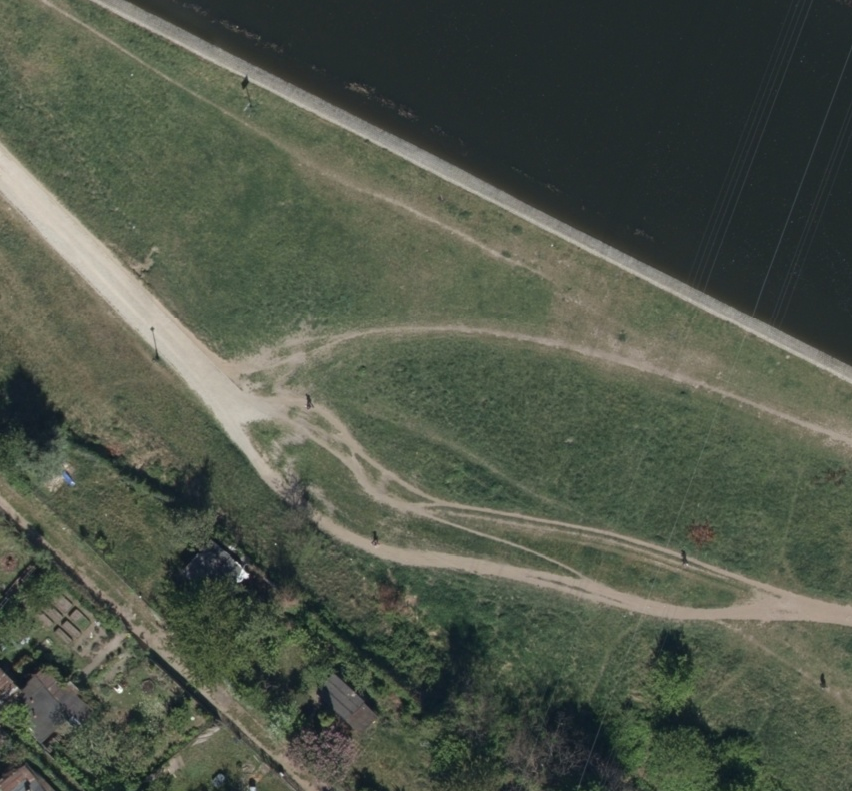
#> input picture TerrainPlan/map.tiff, 852 x 791 px; the run also reads 1 picture not shown here
$ python analyze_pixels.py
#> lines starting #> are read from the running program, lines starting #| are printed output that depends on the picture
"""Sample pixel colors from test images to determine training coordinates."""
from PIL import Image
import numpy as np
import json, os

def analyze_image(path, name):
#> called with path = 'TerrainPlan/map.tiff', name = 'Current (map.tiff)'
    img = Image.open(path).convert('RGB')
#> img is the input picture: PIL image 852x791 RGB; mean R, G, B 80.1, 86.9, 73.5
    data = np.array(img)
    h, w = data.shape[:2]
#> h = 791; w = 852
    print(f"\n=== {name} === ({w}x{h})")
#| === Current (map.tiff) === (852x791)

    # Sample a grid of points and print their colors
    points = []
    for py in range(0, h, h//8):
        for px in range(0, w, w//8):
            py_c = min(py, h-1)
            px_c = min(px, w-1)
            # Average 5x5 patch
            y0, y1 = max(0,py_c-2), min(h,py_c+3)
            x0, x1 = max(0,px_c-2), min(w,px_c+3)
            patch = data[y0:y1, x0:x1]
            avg = patch.mean(axis=(0,1))
            r, g, b = int(avg[0]), int(avg[1]), int(avg[2])

            # Compute green ratio and excess green
            total = r + g + b + 1
            green_ratio = g / total
            excess_green = 2*g - r - b

            points.append({
                'x': px_c, 'y': py_c,
                'r': r, 'g': g, 'b': b,
                'gr': round(green_ratio, 3),
                'exg': excess_green
            })
#> after the loop, points = 81 items

    # Group by likely terrain type based on visual inspection
    for p in points:
        r, g, b = p['r'], p['g'], p['b']
        brightness = (r + g + b) / 3
        if brightness > 160:
            guess = "CONCRETE?"
        elif brightness > 100 and p['gr'] < 0.38:
            guess = "DIRT?"
        elif p['exg'] > 20 and brightness > 60:
            guess = "GRASS?"
        elif p['exg'] > 0 and brightness <= 60:
            guess = "TREE?"
        elif brightness < 40:
            guess = "SHADOW/WATER?"
        else:
            guess = "???"

        print(f"  ({p['x']:3d},{p['y']:3d}) RGB=({r:3d},{g:3d},{b:3d}) bright={brightness:.0f} gr={p['gr']:.3f} exg={p['exg']:+4d}  -> {guess}")
#> this loop made 81 passes
#> (r, g, b, brightness, guess) on passes 1 to 12: (103, 111, 88, 100.7, 'DIRT?'), (139, 135, 125, 133, 'DIRT?'), (40, 46, 46, 44, 'TREE?'), (34, 44, 43, 40.33, 'TREE?'), (34, 43, 43, 40, 'TREE?'), (33, 42, 41, 38.67, 'TREE?'), (33, 42, 41, 38.67, 'TREE?'), (32, 41, 43, 38.67, 'TREE?'), (47, 49, 50, 48.67, 'TREE?'), (64, 82, 63, 69.67, 'GRASS?'), (74, 91, 69, 78, 'GRASS?'), (94, 104, 83, 93.67, 'GRASS?')
#|   (  0,  0) RGB=(103,111, 88) bright=101 gr=0.366 exg= +31  -> DIRT?
#|   (106,  0) RGB=(139,135,125) bright=133 gr=0.338 exg=  +6  -> DIRT?
#|   (212,  0) RGB=( 40, 46, 46) bright=44 gr=0.346 exg=  +6  -> TREE?
#|   (318,  0) RGB=( 34, 44, 43) bright=40 gr=0.361 exg= +11  -> TREE?
#|   (424,  0) RGB=( 34, 43, 43) bright=40 gr=0.355 exg=  +9  -> TREE?
#|   (530,  0) RGB=( 33, 42, 41) bright=39 gr=0.359 exg= +10  -> TREE?
#|   (636,  0) RGB=( 33, 42, 41) bright=39 gr=0.359 exg= +10  -> TREE?
#|   (742,  0) RGB=( 32, 41, 43) bright=39 gr=0.350 exg=  +7  -> TREE?
#> (further printed lines are left out)

script_dir = os.path.dirname(os.path.abspath(__file__))
analyze_image(os.path.join(script_dir, 'map.tiff'), 'Current (map.tiff)')
analyze_image(os.path.join(script_dir, 'PARK_GOOD_1/map.tiff'), 'PARK_GOOD_1')
#> call 2 of analyze_image, with path = 'TerrainPlan/PARK_GOOD_1/map.tiff', name = 'PARK_GOOD_1'
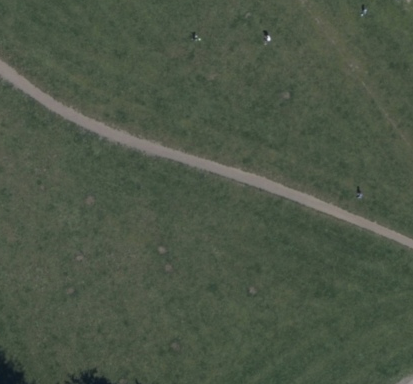
#> input picture TerrainPlan/PARK_GOOD_1/map.tiff, 413 x 384 px
#> in analyze_image, img is the input picture: PIL image 413x384 RGB; mean R, G, B 75.6, 86.3, 70.1
#| === PARK_GOOD_1 === (413x384)
#> after the loop in analyze_image (call 2), `for py in range(0, h, h//8):`: points = 72 items
#> the loop in analyze_image (call 2), `for p in points:` made 72 passes
#> (r, g, b, brightness, guess) on passes 1 to 12: (73, 86, 69, 76, 'GRASS?'), (66, 80, 63, 69.67, 'GRASS?'), (75, 88, 69, 77.33, 'GRASS?'), (69, 83, 66, 72.67, 'GRASS?'), (74, 85, 68, 75.67, 'GRASS?'), (73, 84, 67, 74.67, 'GRASS?'), (92, 95, 80, 89, '???'), (70, 85, 67, 74, 'GRASS?'), (111, 114, 99, 108, 'DIRT?'), (81, 86, 72, 79.67, '???'), (71, 84, 67, 74, 'GRASS?'), (73, 86, 69, 76, 'GRASS?')
#|   (  0,  0) RGB=( 73, 86, 69) bright=76 gr=0.376 exg= +30  -> GRASS?
#|   ( 51,  0) RGB=( 66, 80, 63) bright=70 gr=0.381 exg= +31  -> GRASS?
#|   (102,  0) RGB=( 75, 88, 69) bright=77 gr=0.378 exg= +32  -> GRASS?
#|   (153,  0) RGB=( 69, 83, 66) bright=73 gr=0.379 exg= +31  -> GRASS?
#|   (204,  0) RGB=( 74, 85, 68) bright=76 gr=0.373 exg= +28  -> GRASS?
#|   (255,  0) RGB=( 73, 84, 67) bright=75 gr=0.373 exg= +28  -> GRASS?
#> (further printed lines are left out)
analyze_image(os.path.join(script_dir, 'RIVER_DECENT_1/map.tiff'), 'RIVER_DECENT_1')
analyze_image(os.path.join(script_dir, 'WAL_GOOD_1/map.tiff'), 'WAL_GOOD_1')
#> call 4 of analyze_image, with path = 'TerrainPlan/WAL_GOOD_1/map.tiff', name = 'WAL_GOOD_1'
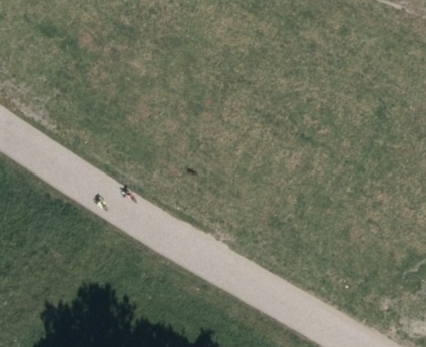
#> input picture TerrainPlan/WAL_GOOD_1/map.tiff, 426 x 347 px
#> in analyze_image, img is the input picture: PIL image 426x347 RGB; mean R, G, B 108.8, 113, 94.2
#> the loop in analyze_image (call 4), `for p in points:` made 81 passes
